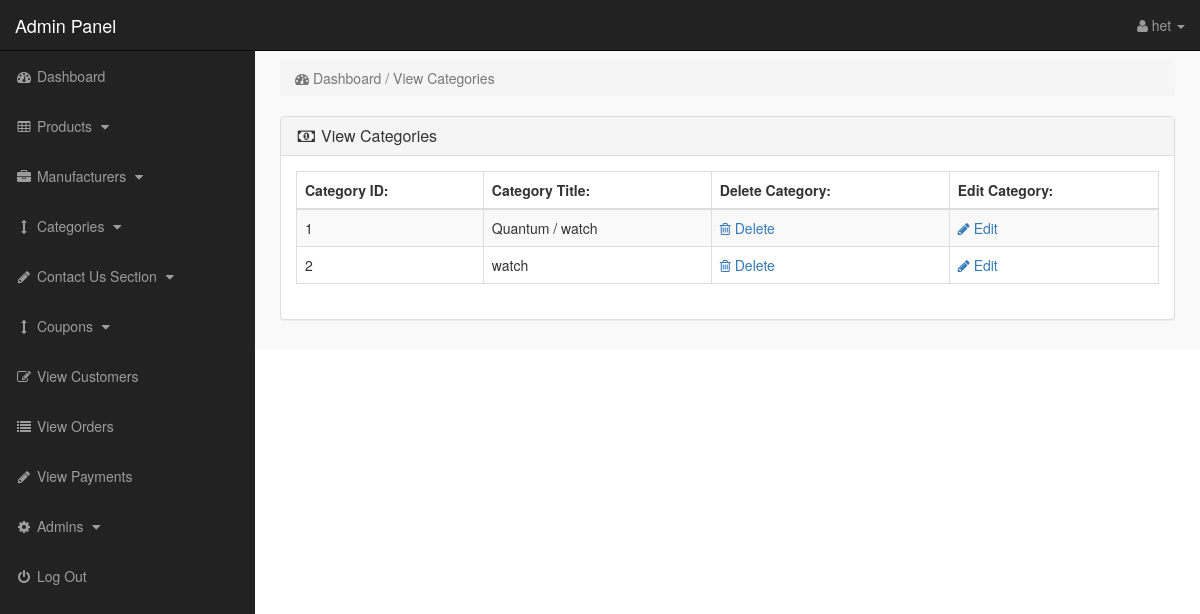
The page /admin/index.php?view_cats (signed in) on the database as committed earlier.
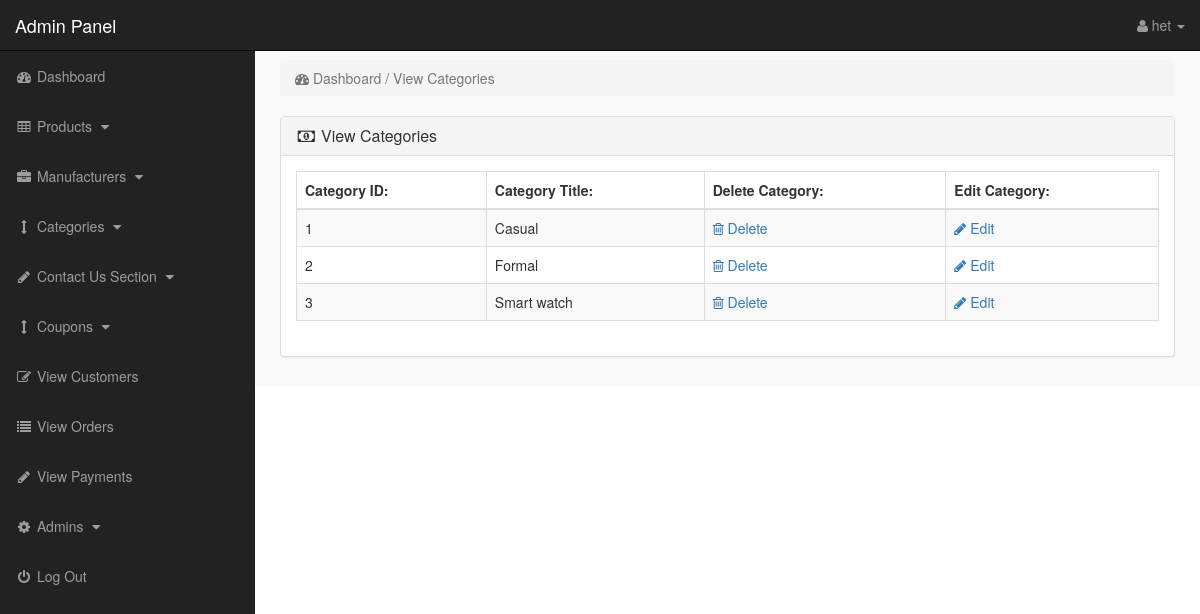
The same page on the database as committed later.
### tables this page shows
CREATE TABLE `categories` (
  `cat_id` int(10) NOT NULL,
  `cat_title` text NOT NULL,
  `cat_top` text NOT NULL,
  `cat_image` text NOT NULL
);

### admin/view_cats.php (the view)
<?php
if (!isset($_SESSION['admin_email'])) {
    echo "<script>window.open('../login.php','_self')</script>";
} else {
?>
    <div class="row">
        <div class="col-lg-12">
            <ol class="breadcrumb">
                <li class="active">
                    <i class="fa fa-dashboard"></i> Dashboard / View Categories
                </li>
            </ol>
        </div>
    </div>
    <div class="row">
        <div class="col-lg-12">
            <div class="panel panel-default">
                <div class="panel-heading">
                    <h3 class="panel-title">
                        <i class="fa fa-money fa-fw"></i> View Categories
                    </h3>
                </div>
                <div class="panel-body">
                    <div class="table-responsive">
                        <table class="table table-bordered table-hover table-striped">
                            <thead>
                                <tr>
                                    <th>Category ID:</th>
                                    <th>Category Title:</th>
                                    <th>Delete Category:</th>
                                    <th>Edit Category:</th>
                                </tr>
                            </thead>
                            <tbody>
                                <?php
                                $i = 0;
                                $get_cats = "select * from categories";
                                $run_cats = mysqli_query($con, $get_cats);
                                while ($row_cats = mysqli_fetch_array($run_cats)) {
                                    $cat_id = $row_cats['cat_id'];
                                    $cat_title = $row_cats['cat_title'];
                                    $i++;
                                ?>
                                    <tr>
                                        <td><?php echo $i; ?></td>
                                        <td><?php echo $cat_title; ?></td>
                                        <td>
                                            <a href="index.php?delete_cat=<?php echo $cat_id; ?>">
                                                <i class="fa fa-trash-o"></i> Delete
                                            </a>
                                        </td>
                                        <td>
                                            <a href="index.php?edit_cat=<?php echo $cat_id; ?>">
                                                <i class="fa fa-pencil"></i> Edit
                                            </a>
                                        </td>
                                    </tr>
                                <?php } ?>
                            </tbody>
                        </table>
                    </div>
                </div>
            </div>
        </div>
    </div>
<?php } ?>

Rows that differ between the two databases and show on the page:
changed categories: cat_title "Quantum / watch" → "Casual"
changed categories: cat_title "watch" → "Formal"
added categories: cat_title "Smart watch"
